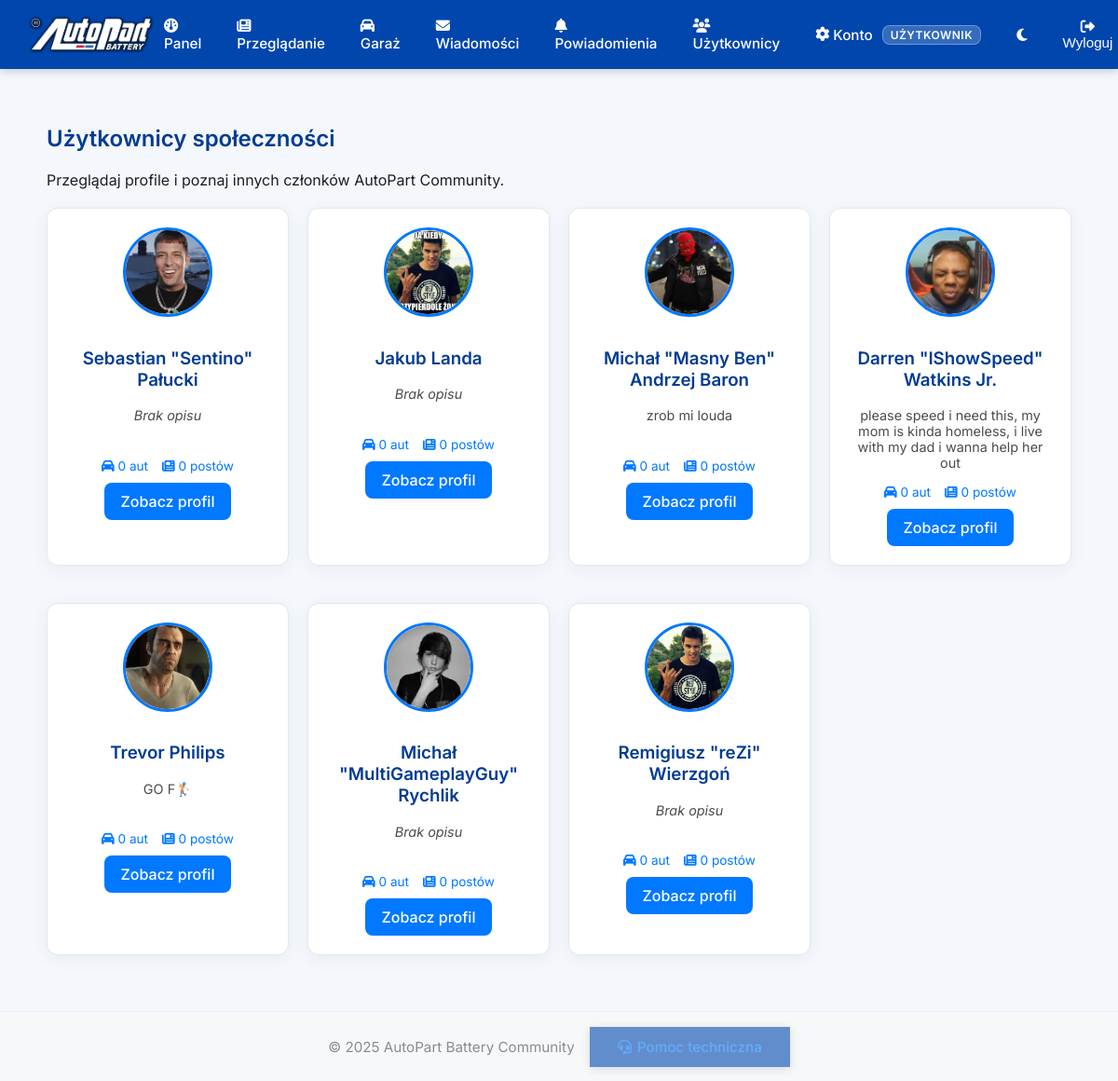
/users.php (signed in), run on the app's committed database.
### tables this page shows
CREATE TABLE `users` (
  `id` int(11) NOT NULL,
  `first_name` varchar(100) NOT NULL,
  `last_name` varchar(100) NOT NULL,
  `email` varchar(150) NOT NULL,
  `country_code` varchar(10) DEFAULT '+48',
  `phone` varchar(20) DEFAULT NULL,
  `address` varchar(255) DEFAULT NULL,
  `password` varchar(255) NOT NULL,
  `reset_token` varchar(255) DEFAULT NULL,
  `reset_expires` datetime DEFAULT NULL,
  `last_password_change` datetime DEFAULT NULL,
  `avatar` varchar(255) DEFAULT 'default-avatar.png',
  `bio` text DEFAULT NULL,
  `created_at` datetime DEFAULT current_timestamp(),
  `last_login` datetime DEFAULT NULL,
  `session_token` varchar(255) DEFAULT NULL,
  `role` enum('user','admin') DEFAULT 'user'
);

### users.php (the view, shortened to what this page needs)
<?php
require 'config.php';
include 'includes/header.php';
$stmt = $db->query("
  SELECT
    u.id, u.first_name, u.last_name, u.avatar, u.bio, u.created_at,
    COUNT(DISTINCT c.id) AS cars_count,
    COUNT(DISTINCT p.id) AS posts_count
  FROM users u
  LEFT JOIN cars c ON c.user_id = u.id
  LEFT JOIN posts p ON p.user_id = u.id
  GROUP BY u.id
  ORDER BY u.created_at DESC
");
$users = $stmt->fetchAll(PDO::FETCH_ASSOC);
?>
<section class="users-page">
  <h1>Użytkownicy społeczności</h1>
  <p>Przeglądaj profile i poznaj innych członków AutoPart Community.</p>
  <div class="users-grid">
    <?php foreach ($users as $u): ?>
      <div class="user-card card">
        <img src="<?= htmlspecialchars($u['avatar'] ?: 'default-avatar.png') ?>" class="avatar-user" alt="Avatar">
        <h3><?= htmlspecialchars($u['first_name'].' '.$u['last_name']) ?></h3>
        <p class="bio"><?= $u['bio'] ? htmlspecialchars($u['bio']) : '<em>Brak opisu</em>' ?></p>
        <div class="user-stats">
          <span><i class="fa-solid fa-car"></i> <?= $u['cars_count'] ?> aut</span>
          <span><i class="fa-solid fa-newspaper"></i> <?= $u['posts_count'] ?> postów</span>
        </div>
        <a href="profile.php?id=<?= $u['id'] ?>" class="btn-small">Zobacz profil</a>
      </div>
    <?php endforeach; ?>
  </div>
</section>
<?php include 'includes/footer.php'; ?>

### assets/style.css (style rules this page uses)
:root { --primary: #0046ad; --primary-dark: #003b93; --accent: #0078ff; --bg-light: #f4f7fb; --bg-dark: #0c1117; --card-light: #ffffff; --card-dark: #161b22; --text-light: #1b1f23; --text-dark: #e6edf3; --border-light: #e2e8f0; --border-dark: #2c2f33; --radius: 12px; --shadow: 0 4px 20px rgba(0,0,0,0.05); }
body { font-family: 'Inter', sans-serif; background: var(--bg-light); color: var(--text-light); margin: 0; transition: background 0.3s, color 0.3s; }
h1, h2, h3 { font-weight: 600; color: var(--primary-dark); }
.card { background: var(--card-light); border: 1px solid var(--border-light); border-radius: var(--radius); padding: 22px; box-shadow: var(--shadow); margin-bottom: 20px; transition: all 0.3s ease; }
button, .btn, .btn-small { display: inline-block; background: var(--accent); border: none; color: white; font-weight: 500; border-radius: 8px; padding: 10px 18px; cursor: pointer; text-decoration: none; text-align: center; transition: background 0.2s, transform 0.1s; }
.users-grid { display: grid; grid-template-columns: repeat(auto-fit,minmax(240px,1fr)); gap: 20px; margin-top: 20px; }
.user-card { text-align: center; padding: 20px; }
.user-card .avatar-user { width: 90px; height: 90px; border-radius: 50%; object-fit: cover; margin-bottom: 10px; border: 3px solid var(--accent); }
.user-card .bio { font-size: 0.9rem; color: var(--text-light); opacity: 0.8; min-height: 40px; }
.user-stats { display: flex; justify-content: center; gap: 15px; margin: 10px 0; font-size: 0.85rem; color: var(--accent); }

### data on the page
users: avatar (picture), first_name+last_name "Sebastian \"Sentino\" Pałucki", shows "Brak opisu", cars_count "0", posts_count "0"
users: avatar (picture), first_name+last_name "Jakub Landa", bio "Brak opisu", cars_count "0", posts_count "0"
users: avatar (picture), first_name+last_name "Michał \"Masny Ben\" Andrzej Baron", bio "zrob mi louda", cars_count "0", posts_count "0"
users: avatar (picture), first_name+last_name "Darren \"IShowSpeed\" Watkins Jr.", bio "please speed i need this, my mom is kinda homeless, i live with my dad i wanna help her out", cars_count "0", posts_count "0"
users: avatar (picture), first_name+last_name "Trevor Philips", bio "GO F🏌", cars_count "0", posts_count "0"
users: avatar (picture), first_name+last_name "Michał \"MultiGameplayGuy\" Rychlik", shows "Brak opisu", cars_count "0", posts_count "0"
users: avatar (picture), first_name+last_name "Remigiusz \"reZi\" Wierzgoń", shows "Brak opisu", cars_count "0", posts_count "0"
